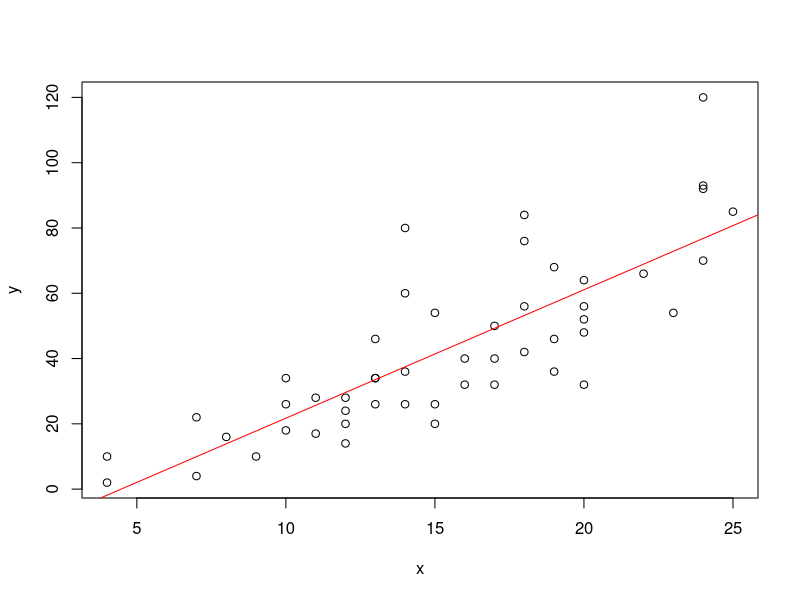
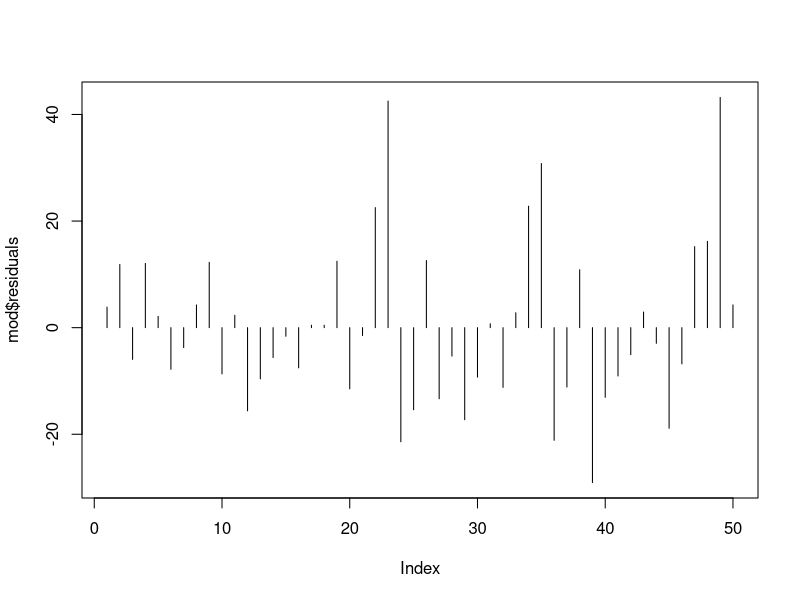
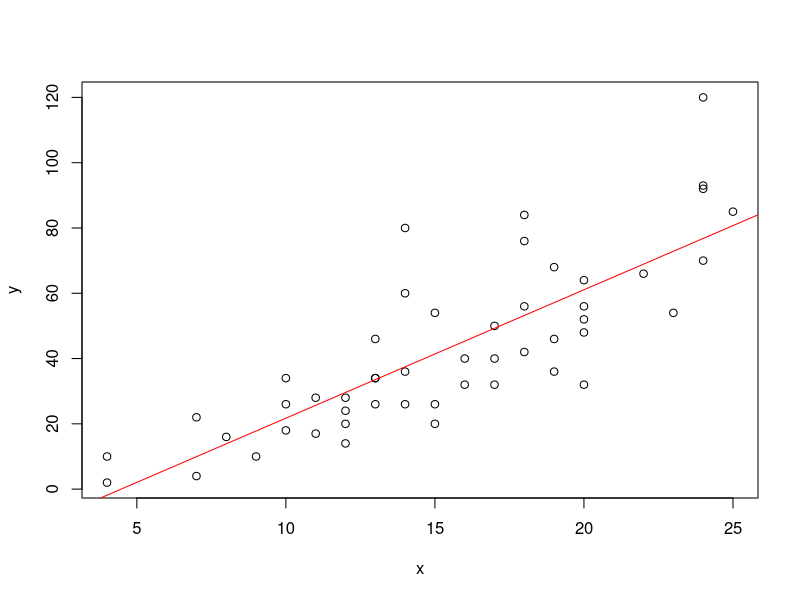

Generate these figures, in order, with R:
## Test 6 ##

# Données

cars

x<-cars$speed
y<-cars$dist

# Modèle linéaire

mod<-lm(y~x)
mod

summary(mod)

plot(x,y)
abline(mod, col='red')

# Valeurs ajustées

mod$fitted

# Résidus

mod$residuals

plot(mod$residuals, type='h')
identify(mod$residuals)

plot(x,y)
abline(mod, col='red')
identify(x,y)
